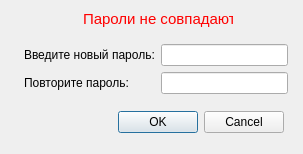
<?xml version="1.0" encoding="UTF-8"?>
<ui version="4.0">
 <class>changePass</class>
 <widget class="QDialog" name="changePass">
  <property name="windowModality">
   <enum>Qt::WindowModal</enum>
  </property>
  <property name="geometry">
   <rect>
    <x>0</x>
    <y>0</y>
    <width>303</width>
    <height>154</height>
   </rect>
  </property>
  <property name="focusPolicy">
   <enum>Qt::TabFocus</enum>
  </property>
  <property name="windowTitle">
   <string>Сменить пароль</string>
  </property>
  <widget class="QLabel" name="wrongPasslabel">
   <property name="geometry">
    <rect>
     <x>83</x>
     <y>10</y>
     <width>150</width>
     <height>18</height>
    </rect>
   </property>
   <property name="text">
    <string>&lt;html&gt;&lt;head/&gt;&lt;body&gt;&lt;p&gt;&lt;span style=&quot; font-size:11pt; color:#ff0000;&quot;&gt;Пароли не совпадают&lt;/span&gt;&lt;/p&gt;&lt;/body&gt;&lt;/html&gt;</string>
   </property>
  </widget>
  <widget class="QWidget" name="layoutWidget">
   <property name="geometry">
    <rect>
     <x>80</x>
     <y>110</y>
     <width>204</width>
     <height>25</height>
    </rect>
   </property>
   <layout class="QHBoxLayout" name="horizontalLayout23">
    <item>
     <spacer name="horizontalSpacer">
      <property name="orientation">
       <enum>Qt::Horizontal</enum>
      </property>
      <property name="sizeHint" stdset="0">
       <size>
        <width>40</width>
        <height>20</height>
       </size>
      </property>
     </spacer>
    </item>
    <item>
     <widget class="QPushButton" name="pushButtonOk">
      <property name="text">
       <string>OK</string>
      </property>
     </widget>
    </item>
    <item>
     <widget class="QPushButton" name="pushButton_cancel">
      <property name="text">
       <string>Cancel</string>
      </property>
     </widget>
    </item>
   </layout>
  </widget>
  <widget class="QWidget" name="">
   <property name="geometry">
    <rect>
     <x>24</x>
     <y>44</y>
     <width>264</width>
     <height>50</height>
    </rect>
   </property>
   <layout class="QGridLayout" name="gridLayoutPass">
    <item row="0" column="0">
     <widget class="QLabel" name="label">
      <property name="text">
       <string>Введите новый пароль:</string>
      </property>
      <property name="buddy">
       <cstring>lineEditNewPass</cstring>
      </property>
     </widget>
    </item>
    <item row="0" column="1" rowspan="2">
     <layout class="QVBoxLayout" name="verticalLayoutV">
      <item>
       <widget class="QLineEdit" name="lineEditNewPass">
        <property name="echoMode">
         <enum>QLineEdit::Password</enum>
        </property>
       </widget>
      </item>
      <item>
       <widget class="QLineEdit" name="lineEditRepeatPass">
        <property name="autoFillBackground">
         <bool>false</bool>
        </property>
        <property name="echoMode">
         <enum>QLineEdit::Password</enum>
        </property>
       </widget>
      </item>
     </layout>
    </item>
    <item row="1" column="0">
     <widget class="QLabel" name="label_2">
      <property name="text">
       <string>Повторите пароль:</string>
      </property>
      <property name="buddy">
       <cstring>lineEditRepeatPass</cstring>
      </property>
     </widget>
    </item>
   </layout>
  </widget>
 </widget>
 <resources/>
 <connections/>
</ui>
